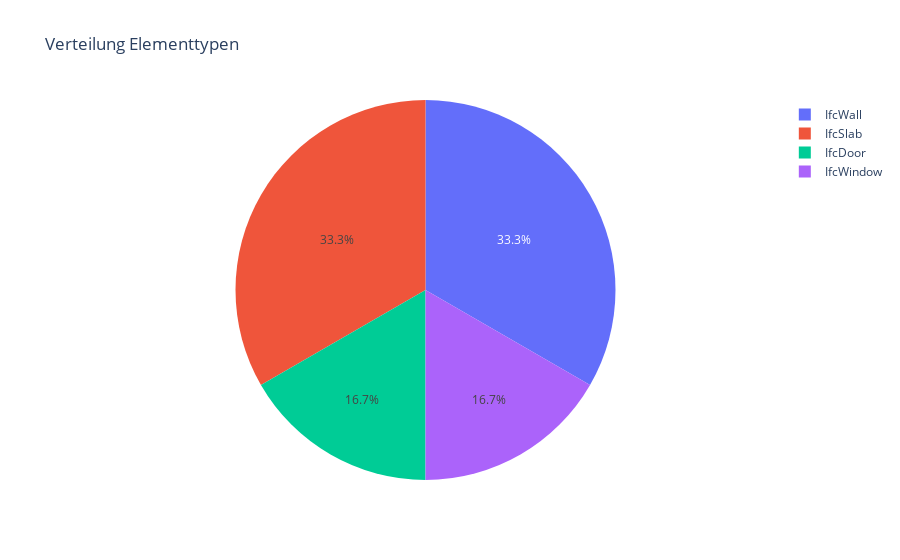

Write notebook code for a chart like this one.
### Code cell
fig_pie = px.pie(
    typ_counts, names='ElementTyp', values='Anzahl',
    title='Verteilung Elementtypen'
)
fig_pie.show()

### Figure 1 — Plotly figure (JSON) as saved in the notebook; plotly's stock layout.template omitted (floating-point values rounded to 4 significant figures)
{"data": [{"domain": {"x": [0, 1], "y": [0, 1]}, "hovertemplate": "ElementTyp=%{label}<br>Anzahl=%{value}<extra></extra>", "labels": ["IfcWall", "IfcSlab", "IfcDoor", "IfcWindow"], "legendgroup": "", "name": "", "showlegend": true, "type": "pie", "values": [2, 2, 1, 1]}], "layout": {"legend": {"tracegroupgap": 0}, "title": {"text": "Verteilung Elementtypen"}}}
